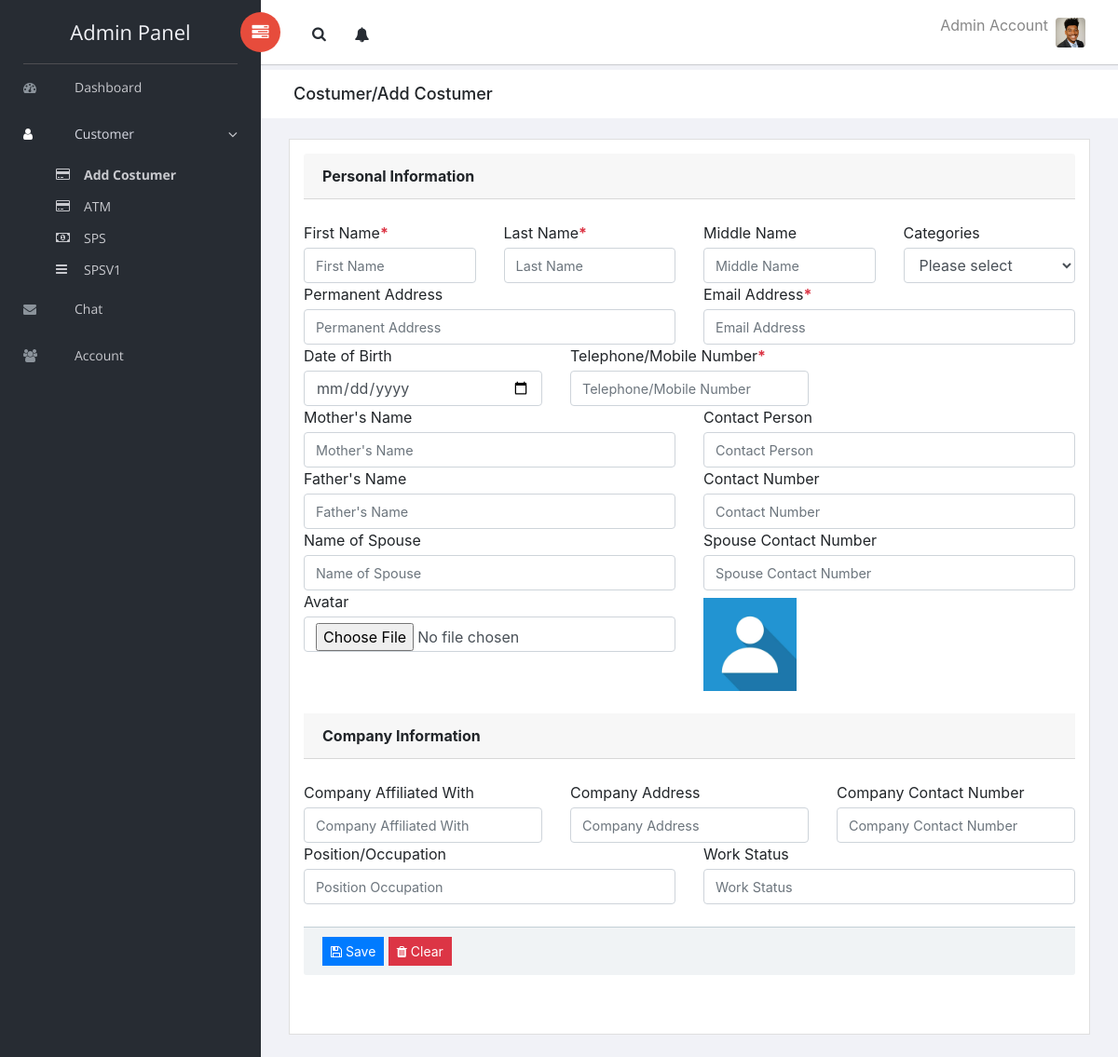
The page /admin/add_costumer.php (signed in) on the database its author committed.
### tables this page shows
CREATE TABLE `users` (
  `id` int(11) NOT NULL,
  `first_name` varchar(255) DEFAULT NULL,
  `last_name` varchar(255) DEFAULT NULL,
  `username` varchar(255) DEFAULT NULL,
  `email` varchar(255) DEFAULT NULL,
  `password` varchar(255) DEFAULT NULL,
  `usertype` varchar(255) DEFAULT NULL,
  `status` varchar(255) NOT NULL DEFAULT 'Pending',
  `signup_date` varchar(255) DEFAULT NULL
);

CREATE TABLE `personal` (
  `personal_id` int(11) NOT NULL,
  `user_id` int(11) NOT NULL,
  `middle_name` varchar(255) DEFAULT NULL,
  `category_id` varchar(255) NOT NULL,
  `address` varchar(255) DEFAULT NULL,
  `dob` varchar(255) DEFAULT 'Not Set',
  `mobile` varchar(255) DEFAULT NULL,
  `card_number` varchar(255) DEFAULT NULL,
  `mother_name` varchar(255) DEFAULT NULL,
  `father_name` varchar(255) DEFAULT NULL,
  `spouse_name` varchar(255) DEFAULT NULL,
  `contact_person` varchar(255) DEFAULT NULL,
  `contact_number` varchar(255) DEFAULT NULL,
  `s_contact_number` varchar(255) DEFAULT NULL,
  `company_affiliated` varchar(255) DEFAULT NULL,
  `company_address` varchar(255) DEFAULT NULL,
  `company_number` varchar(255) DEFAULT NULL,
  `position` varchar(255) DEFAULT NULL,
  `work_status` varchar(255) DEFAULT NULL,
  `image` varchar(255) DEFAULT NULL
);

### classes/User.php (called while the page is built, shortened)
<?php
class User
{
    private $user;
    private $con;
    public function __construct($con, $user)
    {
        $this->con = $con;
        $user_details_query = mysqli_query($con, "SELECT * FROM users WHERE username='$user'");
        $this->user = mysqli_fetch_array($user_details_query);
    }
    public function getFirstAndLastName()
    {
        $username = $this->user['username'];
        $query = mysqli_query($this->con, "SELECT first_name, last_name FROM users WHERE username='$username'");
        $row = mysqli_fetch_array($query);
        return $row['first_name'] . " " . $row['last_name'];
    }
    public function getAvatar()
    {
        $id = $this->user['id'];
        $query = mysqli_query($this->con, "SELECT image FROM personal WHERE user_id='$id'");
        $row = mysqli_fetch_array($query);
        return $row['image'];
    }
}

### admin/add_costumer.php (the view, shortened to what this page needs)
<?php
require("../app/config/connect.php");
include("../classes/User.php");
?>
<!doctype html>
<html class="no-js" lang="en">
<head>
    <link rel="stylesheet" href="vendors/bootstrap/dist/css/bootstrap.min.css">
    <link rel="stylesheet" href="vendors/font-awesome/css/font-awesome.min.css">
    <link rel="stylesheet" href="vendors/themify-icons/css/themify-icons.css">
    <link rel="stylesheet" href="vendors/flag-icon-css/css/flag-icon.min.css">
    <link rel="stylesheet" href="vendors/selectFX/css/cs-skin-elastic.css">
    <link rel="stylesheet" href="vendors/jqvmap/dist/jqvmap.min.css">
    <link rel="stylesheet" href="assets/css/style.css">
    <link rel="stylesheet" href="../resources/css/toastr.min.css">
</head>
<body>
    <?php
    include "./body/sidebar.php"
    ?>
    <div id="right-panel" class="right-panel">
        <?php
        include "./body/header.php"
        ?>
        <div class="breadcrumbs">
            <div class="col-sm-4">
                <div class="page-header float-left">
                    <div class="page-title">
                        <h1>Costumer/Add Costumer</h1>
                    </div>
                </div>
            </div>
        </div>
        <div class="content mt-3">
            <div class="col-xl-12">
                <div class="card">
                    <div class="card-body">
                        <form action="../app/controllers/admin_backend/Customer/add_customer_handler.php" method="POST" enctype="multipart/form-data">
                            <div class="card-header">
                                <strong class="card-title">Personal Information</strong>
                            </div><br />
                            <div class="row">
                                <div class="col-sm-3">
                                    <label for="first_name" class="control-label mb-1">First Name<span class="text-danger font-weight-bold">*</span></label>
                                    <input id="first_name" name="first_name" type="text" class="form-control" placeholder="First Name">
                                </div>
                                <div class="col-sm-3">
                                    <label for="last_name" class="control-label mb-1">Last Name<span class="text-danger font-weight-bold">*</span></label>
                                    <input id="last_name" name="last_name" type="text" class="form-control" placeholder="Last Name">
                                </div>
                                <div class="col-sm-3">
                                    <label for="middle_name" class="control-label mb-1">Middle Name</label>
                                    <input id="middle_name" name="middle_name" type="text" class="form-control" placeholder="Middle Name">
                                </div>
                                <div class="col-sm-3">
                                    <label for="category" class="control-label mb-1">Categories</label>
                                    <select name="category" id="category" class="form-control">
                                        <option value="0">Please select</option>
                                    </select>
                                </div>
                            </div>
                            <div class="row">
                                <div class="col-sm-6">
                                    <label for="address" class="control-label mb-1">Permanent Address</label>
                                    <input id="address" name="address" type="text" class="form-control" placeholder="Permanent Address">
                                </div>
                                <div class="col-sm-6">
                                    <label for="email" class="control-label mb-1">Email Address<span class="text-danger font-weight-bold">*</span></label>
                                    <input id="email" name="email" type="text" class="form-control" placeholder="Email Address">
                                </div>
                            </div>
                            <div class="row">
                                <div class="col-sm-4">
                                    <label for="dob" class="control-label mb-1">Date of Birth</label>
                                    <input id="dob" name="dob" type="date" class="form-control" placeholder="Birthday">
                                </div>
                                <div class="col-sm-4">
                                    <label for="mobile" class="control-label mb-1">Telephone/Mobile Number<span class="text-danger font-weight-bold">*</span></label>
                                    <input id="mobile" name="mobile" type="text" class="form-control" placeholder="Telephone/Mobile Number">
                                </div>
                            </div>
                            <div class="row">
                                <div class="col-sm-6">
                                    <label for="mother_name" class="control-label mb-1">Mother's Name</label>
                                    <input id="mother_name" name="mother_name" type="text" class="form-control" placeholder="Mother's Name">
                                    <label for="father_name" class="control-label mb-1">Father's Name</label>
                                    <input id="father_name" name="father_name" type="text" class="form-control" placeholder="Father's Name">
                                    <label for="spouse_name" class="control-label mb-1">Name of Spouse</label>
                                    <input id="spouse_name" name="spouse_name" type="text" class="form-control" placeholder="Name of Spouse">
                                </div>
                                <div class="col-sm-6">
                                    <label for="contact_person" class="control-label mb-1">Contact Person</label>
                                    <input id="contact_person" name="contact_person" type="text" class="form-control" placeholder="Contact Person">
                                    <label for="contact_number" class="control-label mb-1">Contact Number</label>
                                    <input id="contact_number" name="contact_number" type="text" class="form-control" placeholder="Contact Number">
                                    <label for="s_contact_number" class="control-label mb-1">Spouse Contact Number</label>
                                    <input id="s_contact_number" name="s_contact_number" type="text" class="form-control" placeholder="Spouse Contact Number">
                                </div>
                            </div>
                            <div class="row">
                                <div class="col-sm-6">
                                    <label for="image" class="control-label mb-1">Avatar</label>
                                    <input class="form-control" type="file" name="image" id="image">
                                </div>
                                <div class="col-sm-6">
                                    <img id="show_image" class="mt-2" src="../resources/img/uploads/default.jpg" width="100px" height="100px" alt="avatar">
                                </div>
                            </div>
                            <br />
                            <div class="card-header">
                                <strong class="card-title">Company Information</strong>
                            </div><br />
                            <div class="row">
                                <div class="col-sm-4">
                                    <label for="company_affiliated" class="control-label mb-1">Company Affiliated With</label>
                                    <input id="company_affiliated" name="company_affiliated" type="text" class="form-control" placeholder="Company Affiliated With">
                                </div>
                                <div class="col-sm-4">
                                    <label for="company_address" class="control-label mb-1">Company Address</label>
                                    <input id="company_address" name="company_address" type="text" class="form-control" placeholder="Company Address">
                                </div>
                                <div class="col-sm-4">
                                    <label for="company_number" class="control-label mb-1">Company Contact Number</label>
                                    <input id="company_number" name="company_number" type="text" class="form-control" placeholder="Company Contact Number">
                                </div>
                            </div>
                            <div class="row">
                                <div class="col-sm-6">
                                    <label for="position" class="control-label mb-1">Position/Occupation</label>
                                    <input id="position" name="position" type="text" class="form-control" placeholder="Position Occupation">
                                </div>
                                <div class="col-sm-6">
                                    <label for="work_status" class="control-label mb-1">Work Status</label>
                                    <input id="work_status" name="work_status" type="text" class="form-control" placeholder="Work Status">
                                </div>
                            </div><br />
                            <div class="card-footer">
                                <button type="submit" class="btn btn-primary btn-sm" name="add_customer">
                                    <i class="fa fa-save"></i> Save
                                </button>
                                <button type="reset" class="btn btn-danger btn-sm">
                                    <i class="fa fa-trash"></i> Clear
                                </button>
                            </div>
                        </form>
                        <br /><br />
                    </div>
                </div>
            </div>
        </div>
    </div>
</body>
</html>

### admin/body/header.php (shortened to what this page needs)
<?php
if (isset($_SESSION['username'])) {
    $userLoggedIn = $_SESSION['username'];
} else {
    header("Location: ../login");
}
?>
<header id="header" class="header">
    <div class="header-menu">
        <div class="col-sm-7">
            <a id="menuToggle" class="menutoggle pull-left"><i class="fa fa fa-tasks"></i></a>
            <div class="header-left">
                <button class="search-trigger"><i class="fa fa-search"></i></button>
                <div class="dropdown for-notification">
                    <button class="btn btn-secondary dropdown-toggle notification-button" type="button" id="notification" data-toggle="dropdown" aria-haspopup="true" aria-expanded="false">
                        <i class="fa fa-bell"></i>
                    </button>
                </div>
            </div>
        </div>
        <div class="col-sm-5">
            <div class="user-area dropdown float-right">
                <a href="#" class="dropdown-toggle" data-toggle="dropdown" aria-haspopup="true" aria-expanded="false">
                    <span>
                        <?php
                        $fullname_obj = new User($con, $userLoggedIn);
                        echo $fullname_obj->getFirstAndLastName();
                        ?>
                    </span>
                    <img class="user-avatar rounded ml-2" src="../resources/img/uploads/<?php $avatar_obj = new User($con, $userLoggedIn);
                                                                                        echo ($avatar_obj->getAvatar() != NULL) ?
                                                                                            $avatar_obj->getAvatar() : "/default.jpg";
                                                                                        ?>" alt="User Avatar">
                </a>
            </div>
        </div>
    </div>
</header>

### admin/add_costumer.php (style rules this page uses)
input::placeholder { font-size: 0.9rem; color: #999; }

### rows shown on the page
users: $fullname_obj->getFirstAndLastName() "Admin Account"
personal: image (picture)
